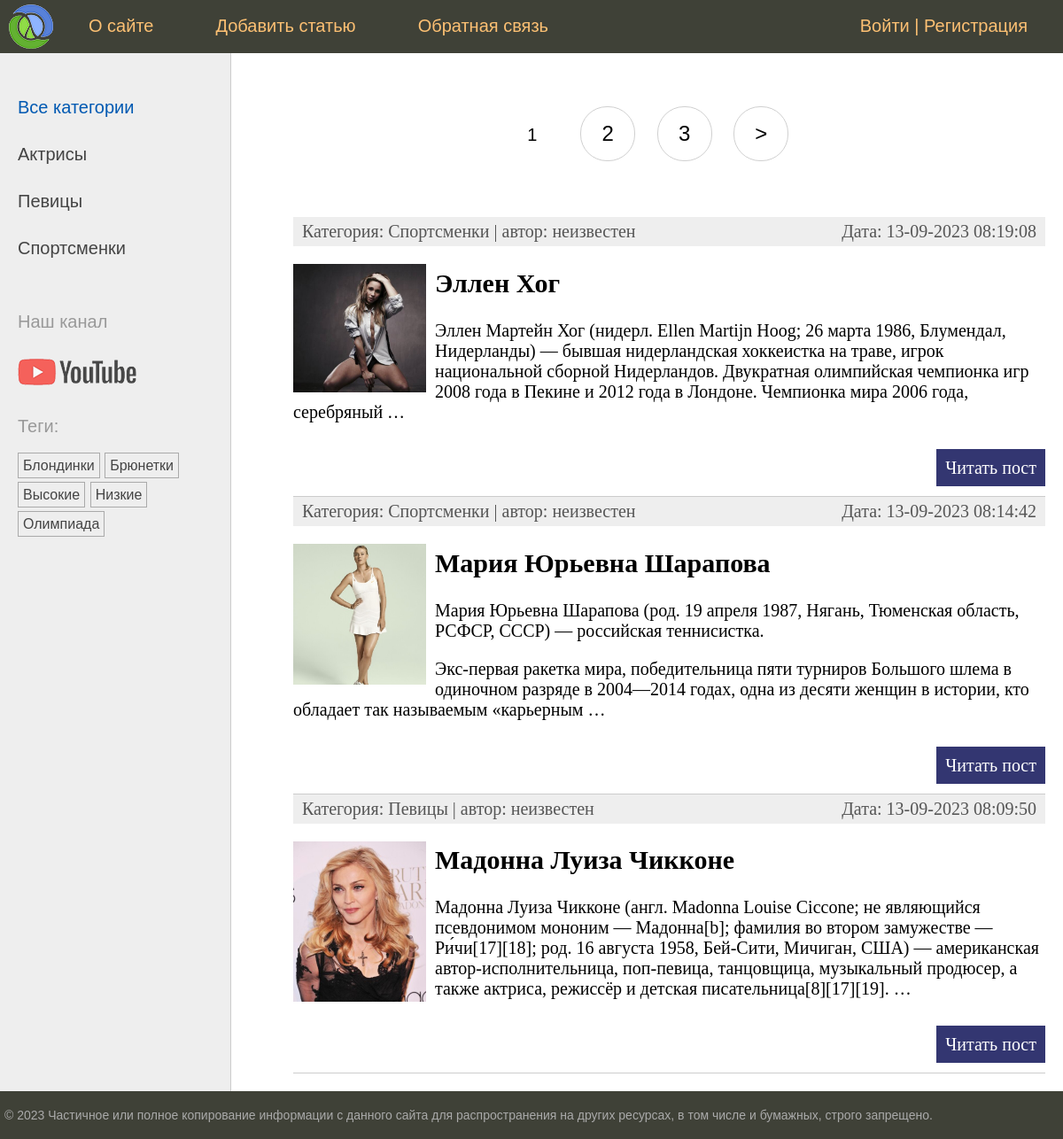
The page / on the database its author committed.
### women/models.py (models this page shows, shortened)
class Category(models.Model):
    name = models.CharField(max_length=100, db_index=True)
    slug = models.SlugField(max_length=255, unique=True, db_index=True)
    def get_absolute_url(self):
        return reverse('category', kwargs={'cat_slug': self.slug})
    class Meta:
        verbose_name = 'Category women'  # название таблицы в админке
        verbose_name_plural = 'Categories of women'

class TagPost(models.Model):
    tag = models.CharField(max_length=100, db_index=True)
    slug = models.SlugField(max_length=255, unique=True, db_index=True)
    def get_absolute_url(self):
        return reverse('tag', kwargs={'tag_slug': self.slug})

class Women(models.Model):
    class Status(models.IntegerChoices):
        DRAFT = 0, 'Черновик'
        PUBLISHED = 1, 'Опубликовано'
    title = models.CharField(max_length=255,
                             verbose_name='заголовок')
    slug = models.SlugField(max_length=255,
                            unique=True,
                            db_index=True)
    photo = models.ImageField(upload_to="photos/%Y/%m/%d/",
                              default=None,
                              blank=True,
                              null=True,
                              verbose_name="Фото")
    content = models.TextField(blank=True)
    time_create = models.DateTimeField(auto_now_add=True)
    time_update = models.DateTimeField(auto_now=True)
    is_published = models.BooleanField(choices=tuple(map(lambda x: (bool(x[0]), x[1]), Status.choices)),
                                       default=Status.DRAFT)
    cat = models.ForeignKey('Category',
                            on_delete=models.PROTECT,
                            related_name='posts')
    tags = models.ManyToManyField('TagPost',
                                  blank=True,
                                  related_name='tags')
    husband = models.OneToOneField('Husband',
                                   on_delete=models.SET_NULL,
                                   blank=True, null=True,
                                   related_name='woman')
    author = models.ForeignKey(get_user_model(),
                               on_delete=models.SET_NULL,
                               related_name='posts',
                               null=True,
                               default=None)
    objects = models.Manager()
    published = PublishedManager()
    class Meta:
        verbose_name = 'Famous women'  # название таблицы в админке
        verbose_name_plural = 'Famous women'
        ordering = ['-time_create']
        indexes = [
            models.Index(fields=['-time_create'])
        ]
    def get_absolute_url(self):  # так же в админке добавляет кнопку 'СМОТРЕТЬ НА САЙТЕ'
        return reverse('post', kwargs={'post_slug': self.slug})

### women/views.py (the view)
# urls.py: path('', views.WomenHome.as_view(), name='home'),
class WomenHome(DataMixin, ListView):
    template_name = 'women/index.html'  # информауия в html будет идти через object_list либо определить context_object_name
    context_object_name = 'posts'
    title_page = 'Главная страница'
    def get_queryset(self):  # что будет отображаться в качестве списка
        return Women.published.all().select_related('cat')

### users/context_processors.py (called while the page is built)
def get_women_context(request):
    return {'mainmenu': menu}

### women/models.py (called while the page is built)
    def get_queryset(self):
        return super().get_queryset().filter(is_published=Women.Status.PUBLISHED)

### women/templatetags/women_tags.py (called while the page is built)
@register.inclusion_tag('women/list_categories.html')
def show_categories(cat_selected=0):
    cats = Category.objects.annotate(total_posts=Count('posts', filter=Q(posts__is_published=True))).filter(
        total_posts__gt=0)
    return {'cats': cats, 'cat_selected': cat_selected}

@register.inclusion_tag('women/list_tags.html')
def show_all_tags(cat_selected=0):
    return {'tags': TagPost.objects.annotate(total=Count('tags')).filter(total__gt=0)}

### women/templates/women/index.html (shortened to what this page needs)
{% extends 'base.html' %}
{% block content %}
<ul class="list-articles">
    {% for p in posts %}
    <li>
        <div class="article-panel">
            <p class="first">Категория: {{p.cat.name}} | автор: {{p.author.username|default:"неизвестен"}}</p>
            <p class="last">Дата: {{p.time_update|date:"d-m-Y H:i:s"}}</p>
        </div>
        {% if p.photo %}
        <p><img class="img-article-left thumb" src="{{p.photo.url}}"></p>
        {% endif %}
        <h2>{{p.title}}</h2>
        {% autoescape off %}
        {{p.content|linebreaks|truncatewords:40}}
        {% endautoescape %}
        <p class="link-read-post"><a href="{{ p.get_absolute_url }}">Читать пост</a></p>
    </li>
    {% endfor %}
</ul>
{% endblock %}
{% block navigation %}
{% if page_obj.has_other_pages %}
<nav class="list-pages">
    <ul>
        {% for p in paginator.page_range %}
        {% if page_obj.number == p %}
        <li class="page-num page-num-selected">{{ p }}</li>
        {% elif p >= page_obj.number|add:-2 and p <= page_obj.number|add:2 %}
        <li class="page-num">
            <a href="?page={{ p }}">{{ p }}</a>
        </li>
        {% endif %}
        {% endfor %}
        {% if page_obj.has_next %}
        <li class="page-num">
            <a href="?page={{ page_obj.next_page_number }}">&gt;</a>
        </li>
        {% endif %}
    </ul>
</nav>
{% endif %}
{% endblock %}

### women/templates/women/list_categories.html
{% for cat in cats %}
{% if cat.id == cat_selected %}
<li class="selected">{{cat.name}}</li>
{% else %}
<li><a href="{{ cat.get_absolute_url }}">{{cat.name}}</a></li>
{% endif %}
{% endfor %}

### women/templates/women/list_tags.html
{% if tags %}
<p>Теги:</p>
<ul class="tags-list">
    {% for t in tags %}
    <li><a href="{{ t.get_absolute_url }}">{{ t.tag }}</a></li>
    {% endfor %}
</ul>
{% endif %}

### women/static/women/css/styles.css (style rules this page uses)
html, body { font-family: 'Arial'; margin: 0; padding: 0; height: 100%; width: 100%; color: #444; }
a { color: #0059b2; text-decoration: none; }
img { max-width: 600px; height: auto; }
img.img-article-left { max-width: 300px; height: auto; float: left; padding: 0 10px 10px 0; }
img.img-article-left.thumb { max-width: 150px; height: auto; }
p.link-read-post { text-align: right; }
p.link-read-post a { padding: 10px; min-width: 100px; background: #333671; color: #fff; text-decoration: none; }
div.article-panel { background: #eee; padding: 5px 10px 5px 10px; box-sizing: border-box; overflow: hidden; color: #555; }
div.article-panel p.first { margin: 0; float: left; }
div.article-panel p.last { margin: 0; float: right; }
ul.list-articles { list-style: none; margin: 0; padding: 0; }
ul.list-articles li { border-bottom: 1px solid #ccc; }
.left-chapters ul { width: 230px; margin: 0; padding: 20px 10px 10px 20px; list-style: none; font-size: 20px; }
.left-chapters ul li { margin: 30px 0 0 0; color: #999; }
.left-chapters ul li a { color: #444; text-decoration: none; }
ul.tags-list { width: 100%; margin: 0; padding: 0; list-style: none; }
ul.tags-list li { margin: 0; padding: 0 0 10px; display: inline-block; }
ul.tags-list li a { padding: 5px; font-size: 16px; border: 1px solid #aaa; }
.list-pages { text-align: center; margin: 0 0 20px 0; }
.list-pages ul { margin: 20px 0 0 0; padding: 0; list-style: none; }
.list-pages ul li { display: inline-block; margin: 0 20px 0 0; }
.list-pages a { color: #000; font-size: 24px; text-decoration: none; }
.list-pages .page-num, .page-num-selected { display: inline-block; width: 60px; height: 44px; padding: 16px 0 0 0; border: 1px solid #d0d0d0; border-radius: 30px; }
.list-pages .page-num-selected { border: none; color: #000; font-size: 20px; }

### rows shown on the page
Category: name "Актрисы"
Category: name "Певицы"
Category: name "Спортсменки"
TagPost: tag "Блондинки"
TagPost: tag "Брюнетки"
TagPost: tag "Высокие"
TagPost: tag "Низкие"
TagPost: tag "Олимпиада"
Women: cat.name "Спортсменки", author.username "неизвестен", time_update "13-09-2023 08:19:08", photo (picture), title "Эллен Хог", content "Эллен Мартейн Хог (нидерл. Ellen Martijn Hoog; 26 марта 1986, Блумендал, Нидерланды) — бывшая нидерландская хоккеистка на траве, игрок национальной сборной Нидерландов. Двукратная олимпийская чемпионка игр 2008 года в Пекине и 2012 года в Лондоне. Чемпионка мира 2006 года, серебряный …"
Women: cat.name "Спортсменки", author.username "неизвестен", time_update "13-09-2023 08:14:42", photo (picture), title "Мария Юрьевна Шарапова", content "Мария Юрьевна Шарапова (род. 19 апреля 1987, Нягань, Тюменская область, РСФСР, СССР) — российская теннисистка. Экс-первая ракетка мира, победительница пяти турниров Большого шлема в одиночном разряде в 2004—2014 годах, одна из десяти женщин в истории, кто обладает так называемым «карьерным …"
Women: cat.name "Певицы", author.username "неизвестен", time_update "13-09-2023 08:09:50", photo (picture), title "Мадонна Луиза Чикконе", content "Мадонна Луиза Чикконе (англ. Madonna Louise Ciccone; не являющийся псевдонимом мононим — Мадонна[b]; фамилия во втором замужестве — Ри́чи[17][18]; род. 16 августа 1958, Бей-Сити, Мичиган, США) — американская автор-исполнительница, поп-певица, танцовщица, музыкальный продюсер, а также актриса, режиссёр и детская писательница[8][17][19]. …"

### other values the page prints
{{ m.title }} "О сайте" "Добавить статью" "Обратная связь"
{{ p }} "1"
{{ p }} "2" "3"
